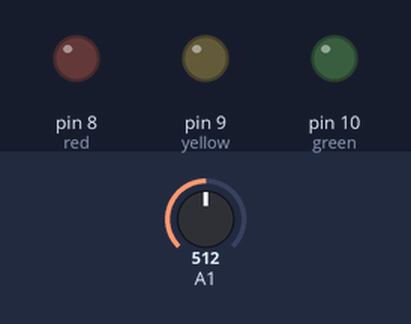
Simulated run of this sketch. Board: Arduino Uno, built with avr-gcc and run on an emulated ATmega328P. On the bench: output pins drawn as LEDs (lit = HIGH). Inputs (shaded band) come from the test bench; at power-on: A1 = 512.

Above: at 1.2 s.
1.3 s: A1 set to 165
2.8 s: A1 set to 140
At 3.6 s:
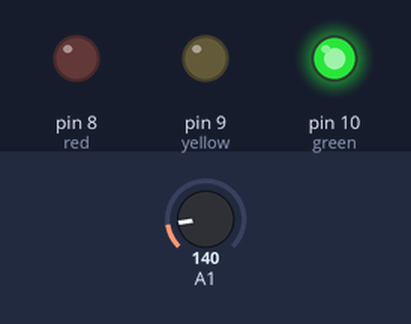
4.3 s: A1 set to 110
5.8 s: A1 set to 95
At 7.0 s:
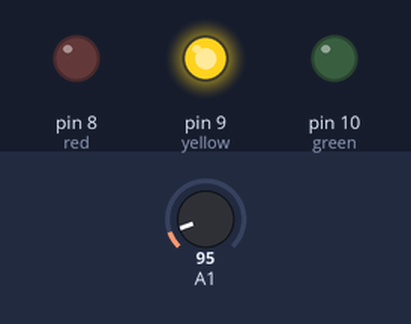
7.3 s: A1 set to 54
8.8 s: A1 set to 45
At 9.4 s:
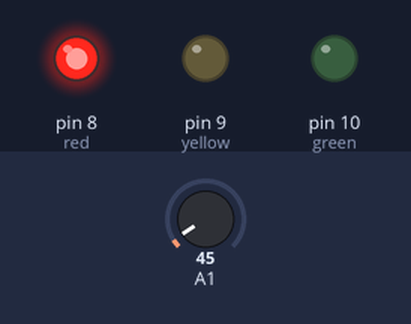
Timing chart, 0 to 11.3 s (numbered marks = the images above; inputs shaded):
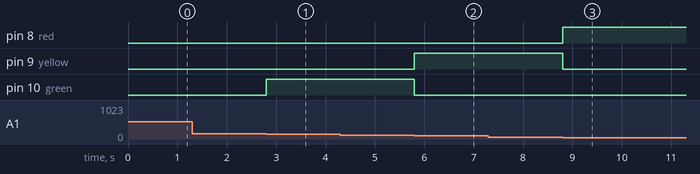

Measured:
- the behaviour switches between 150 and 149 on A1 (found by bisection; images 0 and 1)
- the behaviour switches between 100 and 99 on A1 (found by bisection; images 1 and 2)
- the behaviour switches between 50 and 49 on A1 (found by bisection; images 2 and 3)
- after the input at 1.3 s, every drawn part: stays the same
- after the input at 2.8 s, pin 10 (green): LOW → HIGH at once
- after the input at 4.3 s, every drawn part: stays the same
- after the input at 5.8 s, pin 9 (yellow): LOW → HIGH at once; pin 10 (green): HIGH → LOW at once
- after the input at 7.3 s, every drawn part: stays the same
- after the input at 8.8 s, pin 8 (red): LOW → HIGH at once; pin 9 (yellow): HIGH → LOW at once

The sketch:

5_traffic_light.ino
```cpp
int red=8;
int yellow=9;
int green=10;
void setup() {
  // put your setup code here, to run once:
  pinMode(red,OUTPUT);
  pinMode(yellow,OUTPUT);
  pinMode(green,OUTPUT);
  pinMode(A1,INPUT);

}

void loop() {
  // put your main code here, to run repeatedly:
   int temp = analogRead(A1);
 if(temp < 50 && temp >1 )
 {
 digitalWrite(red, HIGH);
 digitalWrite(yellow, LOW);
 digitalWrite(green, LOW);

 }
 else if(temp < 100 && temp >50)
 {
 digitalWrite(red, LOW);
 digitalWrite(yellow, HIGH);
 digitalWrite(green, LOW);

  }
 else if(temp <150 && temp >100)
 {
 digitalWrite(red, LOW);
 digitalWrite(yellow, LOW);
 digitalWrite(green, HIGH);

 }
}
```
